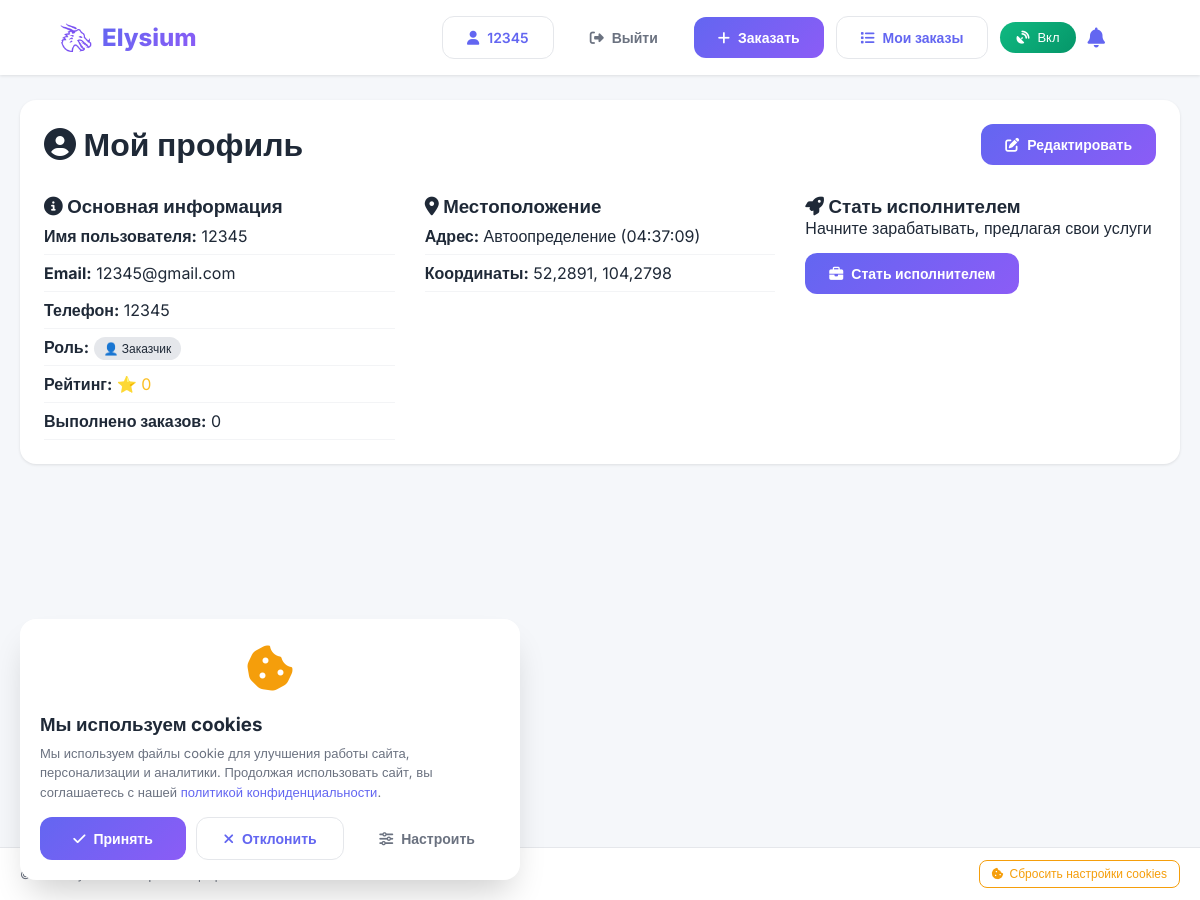
Screenshot of /profile/ (signed in) with the database file from the repository.
### main/models.py (models this page shows, shortened)
class Profile(models.Model):
    ROLE_CHOICES = [
        ('client', 'Заказчик'),
        ('performer', 'Исполнитель'),
    ]
    user = models.OneToOneField(User, on_delete=models.CASCADE, related_name='profile')
    phone = models.CharField(max_length=20, blank=True)
    avatar = models.ImageField(upload_to='avatars/', blank=True, null=True)
    role = models.CharField(max_length=20, choices=ROLE_CHOICES, default='client')
    latitude = models.FloatField(blank=True, null=True)
    longitude = models.FloatField(blank=True, null=True)
    address = models.CharField(max_length=500, blank=True)
    category = models.CharField(max_length=50, blank=True, null=True)
    description = models.TextField(blank=True)
    price = models.DecimalField(max_digits=10, decimal_places=2, blank=True, null=True)
    rating = models.FloatField(default=0)
    completed_orders = models.IntegerField(default=0)
    is_available = models.BooleanField(default=True)
    services = models.TextField(blank=True, help_text="Услуги, которые предоставляет исполнитель (через запятую)")
    created_at = models.DateTimeField(auto_now_add=True)
    updated_at = models.DateTimeField(auto_now=True)

### main/views.py (the view, shortened to what this page needs)
# urls.py: path('profile/', views.profile_view, name='profile'),
@login_required
def profile_view(request):
    profile = request.user.profile
    orders_as_client = Order.objects.filter(client=request.user).order_by('-created_at')[:10]
    orders_as_performer = Order.objects.filter(performer=request.user).order_by('-created_at')[
        :10] if profile.role == 'performer' else []
    context = {
        'profile': profile,
        'orders_as_client': orders_as_client,
        'orders_as_performer': orders_as_performer,
        'categories': Profile.ROLE_CHOICES if hasattr(Profile, 'ROLE_CHOICES') else [],
    }
    return render(request, 'profile.html', context)

### templates/profile.html (shortened to what this page needs)
{% extends 'base.html' %}
{% load static %}
{% block content %}
<div class="container" style="max-width: 1200px; margin: 100px auto 40px; padding: 0 20px;">
    <div class="card">
        <div style="display: flex; justify-content: space-between; align-items: center; margin-bottom: 30px;">
            <h1><i class="fas fa-user-circle"></i> Мой профиль</h1>
            <a href="{% url 'edit_profile' %}" class="btn btn-primary">
                <i class="fas fa-edit"></i> Редактировать
            </a>
        </div>
        <div style="display: grid; grid-template-columns: repeat(auto-fit, minmax(300px, 1fr)); gap: 30px;">
            <div>
                <h3><i class="fas fa-info-circle"></i> Основная информация</h3>
                <div class="info-row">
                    <strong>Имя пользователя:</strong> {{ user.username }}
                </div>
                <div class="info-row">
                    <strong>Email:</strong> {{ user.email|default:"Не указан" }}
                </div>
                <div class="info-row">
                    <strong>Телефон:</strong> {{ profile.phone|default:"Не указан" }}
                </div>
                <div class="info-row">
                    <strong>Роль:</strong>
                    {% if profile.role == 'client' %}
                        <span class="badge">👤 Заказчик</span>
                    {% elif profile.role == 'performer' %}
                        <span class="badge">⭐ Исполнитель</span>
                    {% else %}
                        <span class="badge">{{ profile.role }}</span>
                    {% endif %}
                </div>
                <div class="info-row">
                    <strong>Рейтинг:</strong>
                    <span class="rating">⭐ {{ profile.rating|default:"0" }}</span>
                </div>
                <div class="info-row">
                    <strong>Выполнено заказов:</strong> {{ profile.completed_orders|default:"0" }}
                </div>
            </div>
            <div>
                <h3><i class="fas fa-map-marker-alt"></i> Местоположение</h3>
                <div class="info-row">
                    <strong>Адрес:</strong> {{ profile.address|default:"Не указан" }}
                </div>
                {% if profile.latitude and profile.longitude %}
                <div class="info-row">
                    <strong>Координаты:</strong> {{ profile.latitude }}, {{ profile.longitude }}
                </div>
                {% endif %}
            </div>
            {% if profile.role == 'performer' %}
            <div>
                <h3><i class="fas fa-briefcase"></i> Информация об исполнителе</h3>
                <div class="info-row">
                    <strong>Категория:</strong>
                    <span class="category-badge">{{ profile.category|default:"Не указана" }}</span>
                </div>
                <div class="info-row">
                    <strong>Цена за час:</strong>
                    <span class="price">{{ profile.price|default:"Договорная" }} ₽/час</span>
                </div>
                <div class="info-row">
                    <strong>Статус:</strong>
                    {% if profile.is_available %}
                        <span style="color: #10b981;">✅ Доступен</span>
                    {% else %}
                        <span style="color: #ef4444;">❌ Недоступен</span>
                    {% endif %}
                </div>
                <div class="info-row">
                    <strong>О себе:</strong>
                    <p>{{ profile.description|default:"Не указано" }}</p>
                </div>
            </div>
            {% else %}
            <div>
                <h3><i class="fas fa-rocket"></i> Стать исполнителем</h3>
                <p>Начните зарабатывать, предлагая свои услуги</p>
                <a href="{% url 'become_performer' %}" class="btn btn-primary" style="margin-top: 15px;">
                    <i class="fas fa-briefcase"></i> Стать исполнителем
                </a>
            </div>
            {% endif %}
        </div>
    </div>
</div>
{% endblock %}

### templates/base.html (shortened to what this page needs)
<!DOCTYPE html>
<html lang="ru">
<head>
    {% load static %}
    <link rel="stylesheet" href="https://cdnjs.cloudflare.com/ajax/libs/font-awesome/6.4.0/css/all.min.css">
</head>
<body>
    <header class="header">
        <div class="header-content">
            <a href="/" class="logo">
                <img src="{% static 'images/elysium.png' %}" alt="ElysiumFinder">
                <span>Elysium</span>
            </a>
            <div class="nav-buttons" id="navButtons">
                {% if user.is_authenticated %}
                    <a href="{% url 'profile' %}" class="btn btn-secondary">
                        <i class="fas fa-user"></i>
                        <span>{{ user.username }}</span>
                    </a>
                    <button class="btn btn-outline" onclick="logout()">
                        <i class="fas fa-sign-out-alt"></i>
                        <span>Выйти</span>
                    </button>
                    <a href="{% url 'create_order' %}" class="btn btn-primary">
                        <i class="fas fa-plus"></i>
                        <span>Заказать</span>
                    </a>
                    <a href="{% url 'my_orders' %}" class="btn btn-secondary">
                        <i class="fas fa-list"></i>
                        <span>Мои заказы</span>
                    </a>
                    <button id="autoLocationBtn" class="btn-auto-location" onclick="toggleAutoLocation()" title="Автоматическое определение местоположения">
                    </button>
                {% endif %}
                <div class="notification-bell" onclick="toggleNotifications()">
                    <i class="fas fa-bell"></i>
                </div>
            </div>
        </div>
    </header>
    <div id="cookieConsent" class="cookie-consent" style="display: none;">
        <div class="cookie-content">
            <div class="cookie-icon">
                <i class="fas fa-cookie-bite"></i>
            </div>
            <div class="cookie-text">
                <h3>Мы используем cookies</h3>
                <p>Мы используем файлы cookie для улучшения работы сайта, персонализации и аналитики. Продолжая использовать сайт, вы соглашаетесь с нашей <a href="/privacy/" target="_blank">политикой конфиденциальности</a>.</p>
            </div>
            <div class="cookie-buttons">
                <button class="btn btn-primary" onclick="acceptCookies()">
                    <i class="fas fa-check"></i> Принять
                </button>
                <button class="btn btn-secondary" onclick="declineCookies()">
                    <i class="fas fa-times"></i> Отклонить
                </button>
                <button class="btn btn-outline" onclick="customizeCookies()">
                    <i class="fas fa-sliders-h"></i> Настроить
                </button>
            </div>
        </div>
    </div>
    <footer class="footer">
        <div class="footer-content">
            <div class="footer-left">
                <p>&copy; 2026 Elysium. Все права защищены.</p>
            </div>
            <div class="footer-right">
                <button class="btn-cookie-reset" onclick="resetCookiesConsent()">
                    <i class="fas fa-cookie-bite"></i>
                    <span>Сбросить настройки cookies</span>
                </button>
            </div>
        </div>
    </footer>
    {% block content %}{% endblock %}
</body>
</html>

### templates/base.html (style rules this page uses)
* { margin: 0; padding: 0; box-sizing: border-box; }
body { font-family: 'Inter', sans-serif; background: #f5f7fa; color: #1f2937; overflow: hidden; height: 100vh; }
.header { position: fixed; top: 0; left: 0; right: 0; background: white; box-shadow: 0 1px 3px rgba(0,0,0,0.1); z-index: 1000; padding: 16px 30px; }
.header-content { display: flex; justify-content: space-between; align-items: center; max-width: 1400px; margin: 0 auto; padding: 0 30px; }
.logo { display: flex; align-items: center; gap: 10px; cursor: pointer; text-decoration: none; flex-shrink: 0; }
.logo img { height: 32px; width: auto; }
.logo span { font-size: 24px; font-weight: 800; background: linear-gradient(135deg, #6366f1 0%, #8b5cf6 100%); -webkit-background-clip: text; -webkit-text-fill-color: transparent; }
.nav-buttons { display: flex; gap: 12px; align-items: center; padding-right: 20px; }
.btn-outline { background: transparent; border: 1px solid #e5e7eb; color: #6b7280; }
.rating { color: #fbbf24; }
.btn { padding: 12px 24px; border: none; border-radius: 12px; font-size: 14px; font-weight: 600; cursor: pointer; font-family: 'Inter', sans-serif; display: inline-flex; align-items: center; gap: 8px; text-decoration: none; }
.btn-primary { background: linear-gradient(135deg, #6366f1 0%, #8b5cf6 100%); color: white; }
.btn-secondary { background: white; color: #6366f1; border: 1px solid #e5e7eb; }
.cookie-consent { position: fixed; bottom: 20px; left: 20px; right: 20px; background: white; border-radius: 16px; box-shadow: 0 20px 35px -10px rgba(0,0,0,0.2); z-index: 10001; animation: slideUp 0.3s ease; max-width: 500px; }
.cookie-content { padding: 20px; display: flex; flex-direction: column; gap: 15px; }
.cookie-icon { text-align: center; font-size: 48px; color: #f59e0b; }
.cookie-text h3 { margin-bottom: 8px; color: #1f2937; }
.cookie-text p { font-size: 13px; color: #6b7280; line-height: 1.5; }
.cookie-text a { color: #6366f1; text-decoration: none; }
.cookie-buttons { display: flex; gap: 10px; flex-wrap: wrap; }
.cookie-buttons .btn { flex: 1; justify-content: center; }
.footer { position: fixed; bottom: 0; left: 0; right: 0; background: white; border-top: 1px solid #e5e7eb; padding: 12px 20px; z-index: 100; }
.footer-content { max-width: 1400px; margin: 0 auto; display: flex; justify-content: space-between; align-items: center; flex-wrap: wrap; gap: 15px; }
.footer-left p { font-size: 12px; color: #6b7280; margin: 0; }
.footer-right { margin-left: auto; }
.btn-cookie-reset { background: transparent; border: 1px solid #f59e0b; color: #f59e0b; padding: 6px 12px; border-radius: 8px; font-size: 12px; cursor: pointer; display: inline-flex; align-items: center; gap: 6px; transition: all 0.3s ease; }
.btn-auto-location { background: linear-gradient(135deg, #10b981 0%, #059669 100%); color: white; border: none; padding: 8px 16px; border-radius: 30px; cursor: pointer; display: flex; align-items: center; gap: 8px; font-size: 13px; font-weight: 500; transition: all 0.3s ease; }
.btn-auto-location.active { background: linear-gradient(135deg, #10b981 0%, #059669 100%); animation: pulse 2s infinite; }
.notification-bell { position: relative; cursor: pointer; font-size: 20px; color: #6366f1; margin-right: 15px; }

### templates/profile.html (style rules this page uses)
.card { background: white; border-radius: 16px; padding: 24px; box-shadow: 0 1px 3px rgba(0,0,0,0.1); }
.info-row { padding: 8px 0; border-bottom: 1px solid #f3f4f6; }
.badge { background: #e5e7eb; padding: 4px 10px; border-radius: 20px; font-size: 12px; }
.rating { color: #fbbf24; }

### rows the page displays
Profile: phone "12345", rating "0", completed_orders "0", address "Автоопределение (04:37:09)", latitude "52,2891", longitude "104,2798"

### other values shown
{{ user.username }} "12345"
{{ user.email|default:"Не указан" }} "12345@gmail.com"
